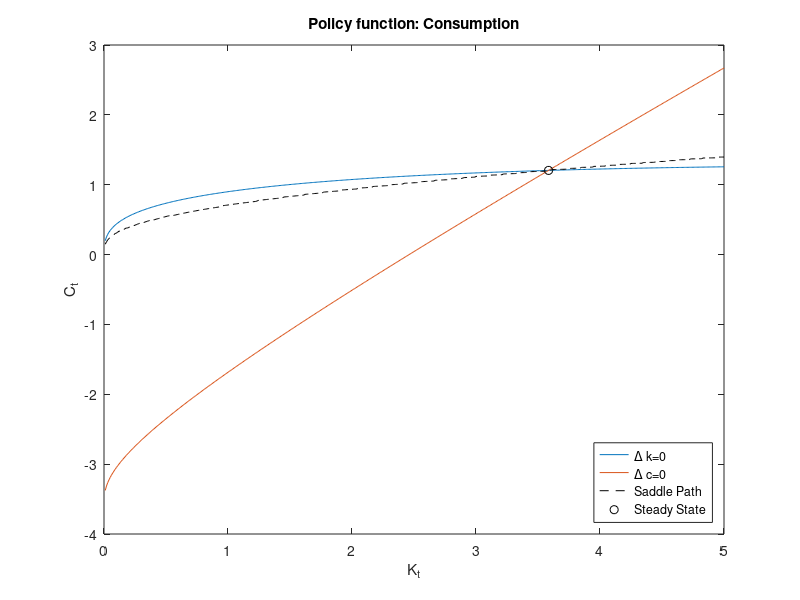
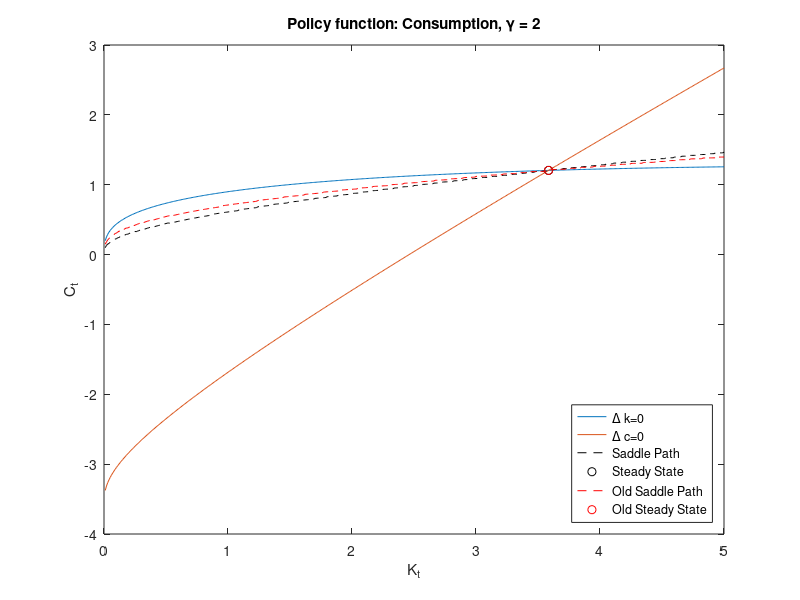
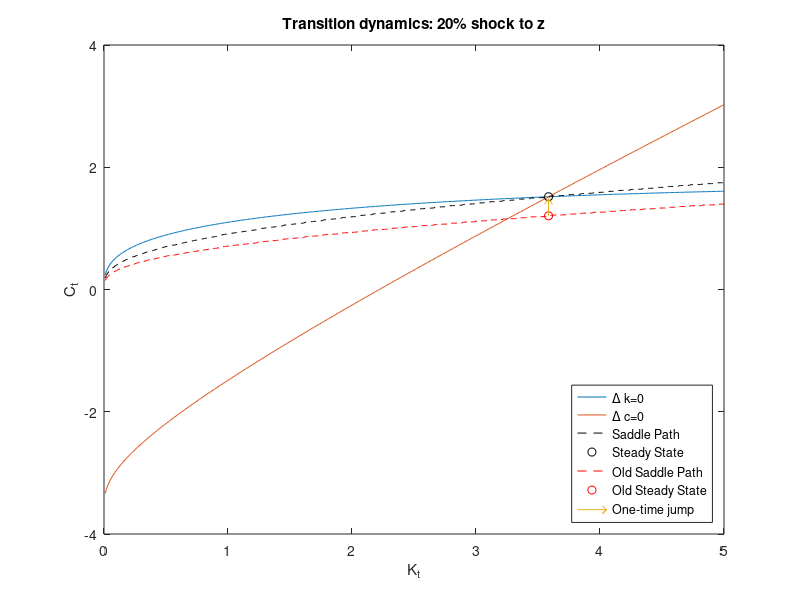

Here is the MATLAB script that generated these plots, in order:
%%%
%%% This file is used to generate charts for Econ 712 problem set %2 of Q2
%%%
%%% Econ 712: Macroeconomics I
%%% Fall 2020
%%%
%%% Date created:  17 Nov 2020
%%% Last modified: 18 Nov 2020
%%% Author: Danny Edgel
%%%

%%% clear workspace
clear; clc

%%% set working directory
cd 'C:/Users/edgel/Google Drive/UW-Madison/f20/econ712/problem_sets/Q2PS2/'


%%%
%%% Question 3
%%%____________________________________________

%%% set VF convergence tolerance
tol = 1e-10;

%%% vector for number of scenarios (automating a, b, and c)
runs = [1,2,3]; %,2,3
gtitle = {'Policy function: Consumption', ...
    'Policy function: Consumption, \gamma = 2', ...
    'Transition dynamics: 20% shock to z'};

%%% define constants
beta  = 0.95;
delta = 0.1;
z     = 1;
gamma = 2;
alpha = 0.35; % Cobb-Douglas exponent on capital

%%% guess maximum capital level; define grid
maxkgrid = 5;
inkgrid = .01; % number of capital steps
minkgrid = 0;
kgrid  = minkgrid:inkgrid:maxkgrid;

n = length(kgrid); % number of elements in capital grid


%%% loop through scenarios
for run = runs
    %% print current run
    fprintf('\nRun %d\n',run);
    
    %% make current run's adjustment (defaults to 3(a))
    if run == 2; gamma = 1.01; old_ss = [k_ss,c_ss]; old_saddle = cpol; end
    if run == 3; gamma = 2; z = 1.2; end
   
    %% initialize loop variables
    v       = zeros(n);
    decis   = zeros(n);
    test    = 10; err = 1;
    iter    = 0;
    
    tic
    while err > tol || test ~= 0
        
        % calculate  value at each level of current capital, for each level
        % of next period capital
        cons = kgrid.^alpha + (1-delta)*kgrid - kgrid'*ones(1,n);
        util = (cons.^(1-gamma))/(1-gamma);
    
        % give large negative values to infeasible consumption choices
        % (i.e. enforce non-negativity constraint)
        util(cons<=0) = -10000;

        % sum the value function at the current capital level
        futval = sum(v,2);
        
        vint = util + beta*futval*ones(1,n);
        [t1,t2] = max(vint);
        
        tv     = t1; % RHS of Bellman
        tdecis = t2; % index of capital level that gave tv
        
        % EDIT BELOW
        tv1     = tv';
        tdecis1 = tdecis';
        test= max(any(tdecis1-decis));
        err = max(max(abs(tv1-v)));
        nprin=10;
        if iter==nprin*round(iter/nprin)
            disp(['Iteration = ', num2str(iter),... 
                ', k Error = ', num2str(max(max(abs(tdecis1-decis)))),...
                ', V Error = ', num2str(max(max(abs(tv1-v))))])
        end
        iter  = iter + 1;
        decis = tdecis1;
        v     = tv1;
        
    end
    toc
    
    %% calculate saddle path based on policy function
    kpol  = kgrid(decis);
    kpol  = kpol(2:end);
    kap   = kgrid(2:end);
    cpol  = z*kap.^alpha + (1-delta)*kap - kpol;
    
    %% define policy function for next period's capital in the consumption
    %% steady-state
    knext = ((1/alpha)*((1/beta)+delta-1))^(1/(alpha-1));
    
    %% define steady-state capital and consumption equations
    %% (e.g. delta c = 0)
    delk0 = z*kap.^alpha - delta*kap;
    delc0 = z*kap.^alpha + (1-delta)*kap - knext;
    k_ss = knext;
    c_ss = z*k_ss^alpha - delta*k_ss;
    
    figure(run)
          plot(kap,delk0,kap,delc0,kap,cpol,'k--')
          hold on
          plot(k_ss,c_ss,'ko')
          if run > 1
              plot(kap,old_saddle,'r--')
              plot(old_ss(1),old_ss(2),'ro')
          end
          if run == 3
              quiver(old_ss(1),old_ss(2),k_ss-old_ss(1),c_ss-old_ss(2),.9);
          end
          hold off
          title(gtitle{run}); xlabel('K_t'); ylabel('C_t')
          if run == 1
              legend('\Delta k=0','\Delta c=0','Saddle Path', ...
                  'Steady State', 'location','Southeast')
          end
          if run == 2
              legend('\Delta k=0','\Delta c=0','Saddle Path', ...
                  'Steady State','Old Saddle Path', ...
                  'Old Steady State','location','Southeast')
          end
          if run == 3
              legend('\Delta k=0','\Delta c=0','Saddle Path', ...
                  'Steady State','Old Saddle Path', ...
                  'Old Steady State', 'One-time jump', ...
                  'location','Southeast')
          end
          saveas(gcf,['figure',num2str(run),'.png'])

end %% end current run
